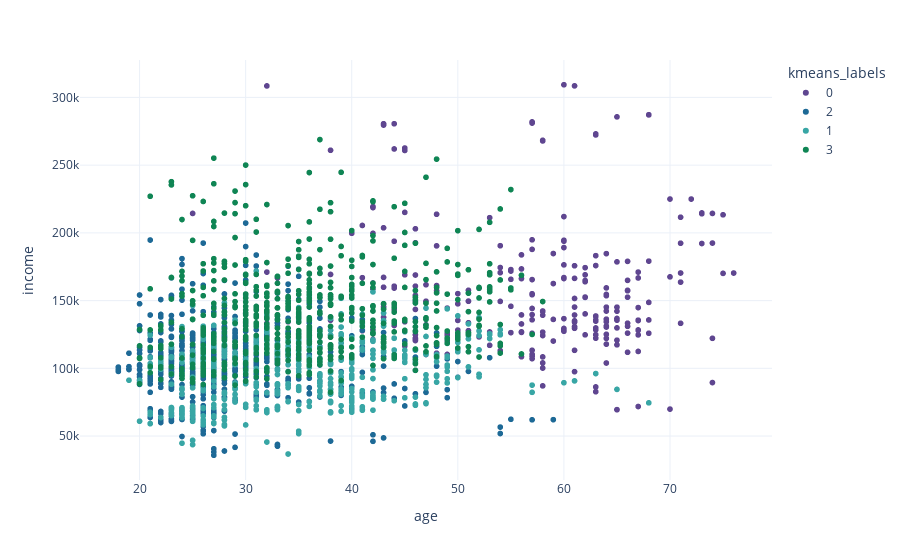

The notebook cell saved with this chart:
### Code cell
px.scatter(df, x='age', y='income', color='kmeans_labels')

### Figure 1 — Plotly figure (JSON) as saved in the notebook; plotly's stock layout.template omitted (floating-point values rounded to 4 significant figures; data arrays with more than 128 entries replaced by an {"elided": "..."} marker saying what was removed)
{"data": [{"hoverlabel": {"namelength": 0}, "hovertemplate": "kmeans_labels=0<br>age=%{x}<br>income=%{y}", "legendgroup": "0", "marker": {"color": "rgb(95, 70, 144)", "symbol": "circle"}, "mode": "markers", "name": "0", "showlegend": true, "type": "scattergl", "x": {"elided": "263 int values"}, "xaxis": "x", "y": {"elided": "263 int values"}, "yaxis": "y"}, {"hoverlabel": {"namelength": 0}, "hovertemplate": "kmeans_labels=2<br>age=%{x}<br>income=%{y}", "legendgroup": "2", "marker": {"color": "rgb(29, 105, 150)", "symbol": "circle"}, "mode": "markers", "name": "2", "showlegend": true, "type": "scattergl", "x": {"elided": "705 int values"}, "xaxis": "x", "y": {"elided": "705 int values"}, "yaxis": "y"}, {"hoverlabel": {"namelength": 0}, "hovertemplate": "kmeans_labels=1<br>age=%{x}<br>income=%{y}", "legendgroup": "1", "marker": {"color": "rgb(56, 166, 165)", "symbol": "circle"}, "mode": "markers", "name": "1", "showlegend": true, "type": "scattergl", "x": {"elided": "462 int values"}, "xaxis": "x", "y": {"elided": "462 int values"}, "yaxis": "y"}, {"hoverlabel": {"namelength": 0}, "hovertemplate": "kmeans_labels=3<br>age=%{x}<br>income=%{y}", "legendgroup": "3", "marker": {"color": "rgb(15, 133, 84)", "symbol": "circle"}, "mode": "markers", "name": "3", "showlegend": true, "type": "scattergl", "x": {"elided": "570 int values"}, "xaxis": "x", "y": {"elided": "570 int values"}, "yaxis": "y"}], "layout": {"legend": {"title": {"text": "kmeans_labels"}, "tracegroupgap": 0}, "margin": {"t": 60}, "xaxis": {"anchor": "y", "domain": [0, 1], "title": {"text": "age"}}, "yaxis": {"anchor": "x", "domain": [0, 1], "title": {"text": "income"}}}}
